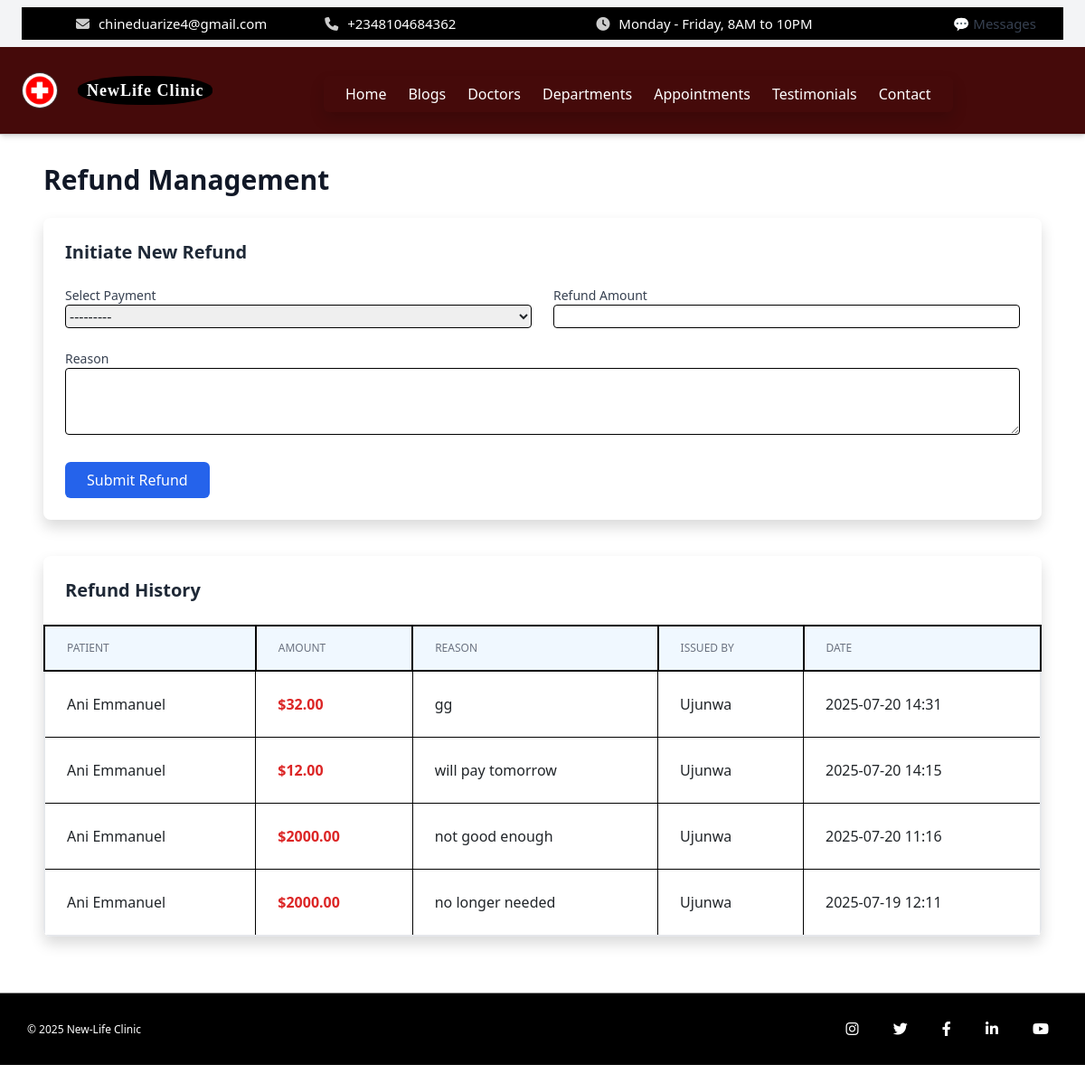
Page /cashier/refunds/ on the committed database.
### core/models.py (models this page shows, shortened)
class HeaderSettings(models.Model):
    hospital_name = models.CharField(max_length=100, default='My Hospital')
    logo = models.ImageField(upload_to='logos/', blank=True, null=True)
    menu_1 = models.CharField(max_length=50, default='Home')
    menu_2 = models.CharField(max_length=50, default='Services')
    menu_3 = models.CharField(max_length=50, default='Doctors')
    menu_4 = models.CharField(max_length=50, default='Departments')
    menu_5 = models.CharField(max_length=50, default='Appointments')
    menu_6 = models.CharField(max_length=50, default='About')
    menu_7 = models.CharField(max_length=50, default='Contact')
    email = models.EmailField(blank=True)
    phone = models.CharField(max_length=20, blank=True)
    working_hours = models.CharField(max_length=100, default="Monday - Friday, 8AM to 10PM")

class User(AbstractUser):
    ROLE_CHOICES = [
        ('admin', 'Admin'),
        ('doctor', 'Doctor'),
        ('nurse', 'Nurse'),
        ('receptionist', 'Receptionist'),
        ('pharmacist', 'Pharmacist'),
        ('labtech', 'Lab Technician'),
        ('patient', 'Patient'),
        ('cashier', 'Cashier'),
    ]
    role = models.CharField(max_length=20, choices=ROLE_CHOICES)

class FooterSettings(models.Model):
    copyright_text = models.CharField(max_length=255, default="© 2025 New-Life Clinic")
    instagram_url = models.URLField(blank=True, null=True)
    twitter_url = models.URLField(blank=True, null=True)
    facebook_url = models.URLField(blank=True, null=True)
    linkedin_url = models.URLField(blank=True, null=True)
    youtube_url = models.URLField(blank=True, null=True)

### cashier/models.py (models this page shows, shortened)
class Refund(models.Model):
    payment = models.ForeignKey(Payment, on_delete=models.CASCADE, related_name='refunds')
    refund_amount = models.DecimalField(max_digits=10, decimal_places=2)
    reason = models.TextField()
    issued_by = models.ForeignKey(User, on_delete=models.SET_NULL, null=True)
    issue_date = models.DateTimeField(auto_now_add=True)
    is_approved = models.BooleanField(null=True, default=None)  # None = pending
    approved_by = models.ForeignKey(
        User,
        on_delete=models.SET_NULL,
        null=True,
        blank=True,
        related_name='refunds_approved_cashier'
    )
    admin_note = models.TextField(blank=True, null=True)

class Payment(models.Model):
    PAYMENT_METHOD_CHOICES = [
        ('cash', 'Cash'),
        ('pos', 'POS (Card)'),
        ('bank_transfer', 'Bank Transfer'),
        ('mobile', 'Mobile Payment'),
        ('insurance', 'Insurance'),
    ]
    patient = models.ForeignKey(
        'core.Patient',  # ✅ use app_name.ModelName as string
        on_delete=models.CASCADE
    )
    patient_name = models.CharField(max_length=100)
    amount = models.DecimalField(max_digits=10, decimal_places=2)
    payment_method = models.CharField(max_length=20, choices=PAYMENT_METHOD_CHOICES)
    reference_number = models.CharField(max_length=100, blank=True, null=True)
    received_by = models.ForeignKey(User, on_delete=models.SET_NULL, null=True)
    date_received = models.DateTimeField(auto_now_add=True)
    remarks = models.TextField(blank=True, null=True)
    def __str__(self):
        return f"{self.patient_name} - {self.amount} via {self.payment_method}"

### cashier/views.py (the view)
# urls.py: path('refunds/', views.refund_list, name='refund_list'),  # Optional: general refunds list page
def refund_list(request):
    if request.method == 'POST':
        form = RefundForm(request.POST)
        if form.is_valid():
            refund = form.save(commit=False)
            refund.issued_by = request.user
            refund.save()
            return redirect('cashier:refund_list')  # reload page after submission
    else:
        form = RefundForm()
    refunds = Refund.objects.select_related('payment').order_by('-issue_date')
    return render(request, 'cashier/refund_list.html', {'refunds': refunds, 'form': form})

### cashier/forms.py
class RefundForm(forms.ModelForm):
    class Meta:
        model = Refund
        fields = ['payment','refund_amount', 'reason']
        widgets = {
            'reason': forms.Textarea(attrs={'rows': 3}),
        }

### core/context_processors.py (called while the page is built)
def header_settings(request):
    try:
        settings = HeaderSettings.objects.first()
    except HeaderSettings.DoesNotExist:
        settings = None
    return {'header_settings': settings}

def footer_settings(request):
    footer = FooterSettings.objects.first()
    return {'footer_settings': footer}

def appointment_form_processor(request):
    return {
        'footer_appointment_form': AppointmentForm()
    }

def unread_message_context(request):
    context = {}
    if request.user.is_authenticated:
        unread_messages = Message.objects.filter(recipient=request.user, is_read=False)
        context['unread_count'] = unread_messages.count()
        context['unread_messages'] = unread_messages[:5]
    else:
        context['unread_count'] = 0
    unread_enquiries = Enquiry.objects.filter(is_read=False)
    context['unread_enquiry_count'] = unread_enquiries.count()
    context['unread_enquiries'] = unread_enquiries[:5]
    context['total_unread_count'] = context['unread_count'] + context['unread_enquiry_count']
    return context

def footer_form(request):
    return {
        'footer_appointment_form': AppointmentForm()
    }

### cashier/templates/cashier/refund_list.html (shortened to what this page needs)
{% extends 'core/base.html' %}
{% block content %}
<div class="max-w-6xl mx-auto py-8 px-4 sm:px-6 lg:px-8">
  <h1 class="text-3xl font-bold text-gray-900 mb-6">Refund Management</h1>
  <div class="bg-white shadow rounded-lg p-6 mb-10">
    <h2 class="text-xl font-semibold text-gray-800 mb-4">Initiate New Refund</h2>
    <form method="post" class="space-y-6">
      <div class="grid grid-cols-1 md:grid-cols-2 gap-4">
        <div>
          <label for="payment" class="block text-sm font-medium text-gray-700">Select Payment</label>
          {{ form.payment }}
        </div>
        <div>
          <label for="refund_amount" class="block text-sm font-medium text-gray-700">Refund Amount</label>
          {{ form.refund_amount }}
        </div>
        <div class="md:col-span-2">
          <label for="reason" class="block text-sm font-medium text-gray-700">Reason</label>
          {{ form.reason }}
        </div>
      </div>
      <div>
        <button type="submit" class="inline-flex items-center px-4 py-2 bg-blue-600 text-white rounded hover:bg-blue-700">
          Submit Refund
        </button>
      </div>
    </form>
  </div>
  <div class="bg-white shadow rounded-lg overflow-hidden">
    <h2 class="text-xl font-semibold text-gray-800 px-6 py-4">Refund History</h2>
    <table class="min-w-full divide-y divide-gray-200">
      <thead class="bg-gray-50">
        <tr>
          <th class="px-6 py-3 text-left text-xs font-medium text-gray-500 uppercase">Patient</th>
          <th class="px-6 py-3 text-left text-xs font-medium text-gray-500 uppercase">Amount</th>
          <th class="px-6 py-3 text-left text-xs font-medium text-gray-500 uppercase">Reason</th>
          <th class="px-6 py-3 text-left text-xs font-medium text-gray-500 uppercase">Issued By</th>
          <th class="px-6 py-3 text-left text-xs font-medium text-gray-500 uppercase">Date</th>
        </tr>
      </thead>
      <tbody class="bg-white divide-y divide-gray-200">
        {% for refund in refunds %}
        <tr class="hover:bg-gray-50">
          <td class="px-6 py-4">{{ refund.payment.patient_name }}</td>
          <td class="px-6 py-4 text-red-600 font-semibold">${{ refund.refund_amount }}</td>
          <td class="px-6 py-4">{{ refund.reason|truncatechars:50 }}</td>
          <td class="px-6 py-4">{{ refund.issued_by }}</td>
          <td class="px-6 py-4">{{ refund.issue_date|date:"Y-m-d H:i" }}</td>
        </tr>
        {% empty %}
        <tr>
          <td colspan="5" class="text-center px-6 py-4 text-gray-500 italic">No refunds recorded.</td>
        </tr>
        {% endfor %}
      </tbody>
    </table>
  </div>
</div>
{% endblock %}

### core/templates/core/base.html (shortened to what this page needs)
<!DOCTYPE html>
<html lang="en" class="dark">
{% load static %}
{% load widget_tweaks %}
<head>
  <link rel="stylesheet" href="{% static 'core/css/style.css' %}">
  <script src="https://cdn.tailwindcss.com"></script>
  <link rel="stylesheet" href="https://cdnjs.cloudflare.com/ajax/libs/font-awesome/6.4.0/css/all.min.css">
  <link href="https://cdn.jsdelivr.net/npm/bootstrap@5.3.0/dist/css/bootstrap.min.css" rel="stylesheet">
</head>
<body>
  <div class="fixed-header bg-gray-100 px-4 py-2 text-sm">
  <div class="topbar flex flex-wrap items-center justify-between gap-4 sm:gap-0">
    <div class="topbar-left flex flex-col sm:flex-row items-start sm:items-center gap-1 sm:gap-4 flex-wrap text-center sm:text-left">
      {% if header_settings.email %}
        <span><i class="fas fa-envelope"></i> {{ header_settings.email }}</span>
      {% endif %}
      {% if header_settings.phone %}
        <span><i class="fas fa-phone"></i> {{ header_settings.phone }}</span>
      {% endif %}
    </div>
    <div class="topbar-right flex flex-col sm:flex-row items-start sm:items-center gap-1 sm:gap-4 flex-wrap text-center sm:text-left">
      {% if header_settings.working_hours %}
        <span><i class="fas fa-clock"></i> {{ header_settings.working_hours }}</span>
      {% endif %}
    </div>
    <a href="{% url 'admin_panel:inbox' %}" class="relative text-gray-700 no-print whitespace-nowrap">
      💬 Messages
    </a>
  </div>
</div>
    <header class="header-bar flex items-center justify-between flex-wrap bg-red-950 p-4 shadow-md w-full gap-4 sm:gap-0">
  <div class="logo-title flex items-center space-x-3 flex-shrink-0">
    {% if header_settings.logo %}
      <img src="{{ header_settings.logo.url }}" alt="Logo" class="logo-img h-10 w-10 object-cover">
    {% else %}
      <img src="{% static 'core/img/default_logo.png' %}" alt="Default Logo" class="logo-img h-10 w-10 object-cover">
    {% endif %}
    <span class="hospital-name font-bold text-lg leading-tight text-white">
      <span class="block">{{ header_settings.hospital_name_line1|default:"NewLife Clinic" }}</span>
    </span>
  </div>
  <div class="relative flex-1 flex justify-center sm:justify-center">
    <nav id="menu-content" class="hidden sm:flex absolute sm:static top-full mt-2 sm:mt-0 bg-red-800 sm:bg-transparent shadow sm:shadow-none rounded px-4 py-2 sm:p-0 sm:rounded-none z-50 overflow-x-auto whitespace-nowrap space-x-4 sm:space-x-6">
      <a href="{% url 'landing_page' %}" class="text-white hover:text-blue-400">Home</a>
      <a href="{% url 'blogs' %}" class="text-white hover:text-blue-400">Blogs</a>
      <a href="{% url 'doctors' %}" class="text-white hover:text-blue-400">Doctors</a>
      <a href="{% url 'departments' %}" class="text-white hover:text-blue-400">Departments</a>
      <a href="{% url 'appointment' %}" class="text-white hover:text-blue-400">Appointments</a>
      <a href="{% url 'testimonials' %}" class="text-white hover:text-blue-400">Testimonials</a>
      <a href="{% url 'contact' %}" class="text-white hover:text-blue-400">Contact</a>
    </nav>
  </div>
</header>
  <main>
    {% block content %}{% endblock %}
  </main>
  {% block footer %}
<div class="bottom-footer" style="min-height: 80px; margin-bottom: 20px;">
  <div class="bottom-footer-content" style="display: flex; justify-content: space-between; align-items: center; height: 100%;">
    <div class="left">
      <p>{{ footer_settings.copyright_text|default:"© 2025 New-Life Clinic" }}</p>
    </div>
    <div class="right social-icons">
      {% if footer_settings.instagram_url %}
        <a href="{{ footer_settings.instagram_url }}" target="_blank"><i class="fab fa-instagram"></i></a>
      {% endif %}
      {% if footer_settings.twitter_url %}
        <a href="{{ footer_settings.twitter_url }}" target="_blank"><i class="fab fa-twitter"></i></a>
      {% endif %}
      {% if footer_settings.facebook_url %}
        <a href="{{ footer_settings.facebook_url }}" target="_blank"><i class="fab fa-facebook-f"></i></a>
      {% endif %}
      {% if footer_settings.linkedin_url %}
        <a href="{{ footer_settings.linkedin_url }}" target="_blank"><i class="fab fa-linkedin-in"></i></a>
      {% endif %}
      {% if footer_settings.youtube_url %}
        <a href="{{ footer_settings.youtube_url }}" target="_blank"><i class="fab fa-youtube"></i></a>
      {% endif %}
    </div>
  </div>
</div>
  {% endblock %}
</body>
</html>

### core/static/core/css/style.css (style rules this page uses)
body { font-family: Arial, sans-serif; background-color: #f9fafc; color: #333; }
html { scroll-behavior: smooth; }
.header-bar { display: flex; align-items: center; justify-content: space-between; background: white; padding: 15px 30px; border-bottom: 1px solid #ccc; }
.logo-title { display: flex; align-items: center; }
.logo-img { height: 65px; margin-right: 10px; border-radius: 50%; border: 1px solid rgb(61, 60, 60); }
.hospital-name { display: inline-block; background: black; padding: 5px 10px; color: white; font-family: 'Playfair Display', serif; border-radius: 45%; font-weight: 700; letter-spacing: 1px; line-height:1.0; margin-left: 10px; }
.topbar { background-color: #000; color: white; display: flex; justify-content: space-between; padding: 8px 30px; font-size: 15px; font-family: 'Segoe UI', Tahoma, Geneva, Verdana, sans-serif; }
.topbar-left span, .topbar-right span { margin-right: 30px; }
.topbar-left span { margin-left: 30px; }
.topbar i { margin-right: 6px; color: #ccc; }
.bottom-footer { width: 100%; height: 15px; background-color: black; border-top: 1px solid grey; color: white; font-size: 12px; padding: 15px 30px; box-sizing: border-box; margin-top: 30px; }
.bottom-footer-content { display: flex; justify-content: space-between; align-items: center; }
.bottom-footer .social-icons a { color: white; margin-left: 15px; font-size: 14px; transition: color 0.3s; }
.social-icons i { color: white; font-size: 16px; margin: 0 10px; transition: color 0.3s ease; }
.social-icons a { text-decoration: none; }
table { border: 2px solid black; border-collapse: collapse; width: 100%; }
table thead th { background-color: #f0f8ff; color: #1D4ED8; border: 2px solid black; padding: 8px; text-align: left; transition: background-color 0.3s ease; }
table tbody td { border: 1px solid #000; padding: 8px; }
input, select, textarea { width: 100%; border: 1px solid black; border-radius: 4px; padding: 0.5rem 0.75rem; box-sizing: border-box; }

### rows in the picture
HeaderSettings: email "chineduarize4@gmail.com", phone "+2348104684362", working_hours "Monday - Friday, 8AM to 10PM", logo (picture)
Refund: payment.patient_name "Ani Emmanuel", refund_amount "32.00", reason "gg", issued_by "Ujunwa", issue_date "2025-07-20 14:31"
Refund: payment.patient_name "Ani Emmanuel", refund_amount "12.00", reason "will pay tomorrow", issued_by "Ujunwa", issue_date "2025-07-20 14:15"
Refund: payment.patient_name "Ani Emmanuel", refund_amount "2000.00", reason "not good enough", issued_by "Ujunwa", issue_date "2025-07-20 11:16"
Refund: payment.patient_name "Ani Emmanuel", refund_amount "2000.00", reason "no longer needed", issued_by "Ujunwa", issue_date "2025-07-19 12:11"
FooterSettings: copyright_text "© 2025 New-Life Clinic"

### other values in the picture
{{ header_settings.hospital_name_line1|default:"NewLife Clinic" }} "NewLife Clinic"
